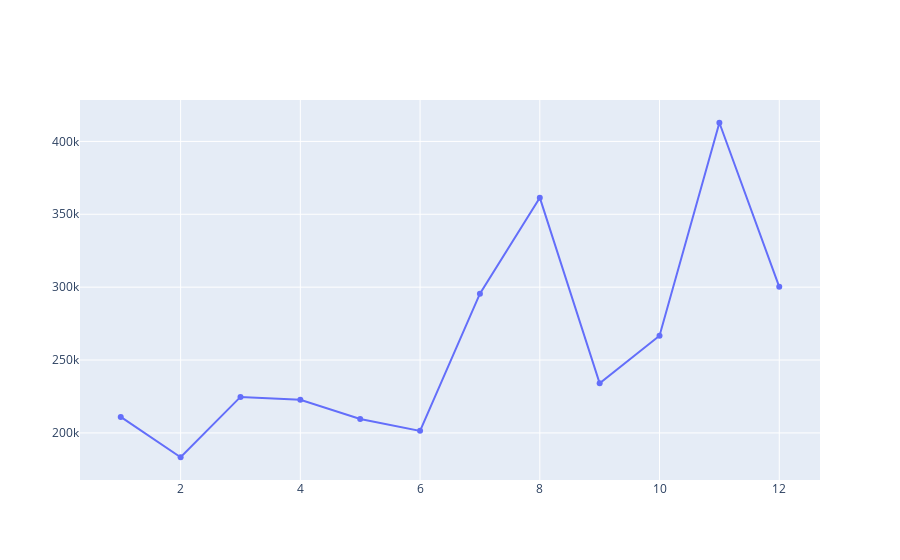

The notebook cell saved with this chart:
### Code cell
fig = go.Figure([go.Scatter(x=df['month_number'], y=df['total_profit'])])
fig.show()

### Figure 1 — Plotly figure (JSON) as saved in the notebook; plotly's stock layout.template omitted (floating-point values rounded to 4 significant figures)
{"data": [{"type": "scatter", "x": [1, 2, 3, 4, 5, 6, 7, 8, 9, 10, 11, 12], "y": [211000, 183300, 224700, 222700, 209600, 201400, 295500, 361400, 234000, 266700, 412800, 300200]}], "layout": {}}
